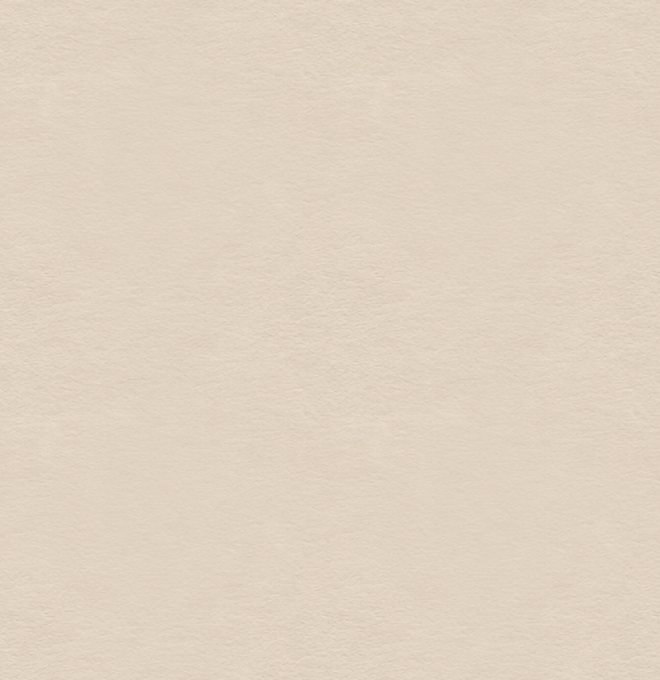
#> input picture xanh-pastel/assets/bia/giay-kem.jpg, 660 x 680 px
$ python giay_be.py ../../xanh-pastel/assets/bia/giay-kem.jpg ../../xanh-pastel/assets/bia/giay-kem.jpg
#> lines starting #> are read from the running program, lines starting #| are printed output that depends on the picture
# Giấy kem (be) lặp liền hai chiều, lấy từ lòng khung của ảnh trang trong
# Dùng: python3 tools/hoa-tiet/giay_be.py trang-dau.png giay-kem.jpg   (in ra màu trung bình để ghi vào cover.creamColor)
import sys, math
import numpy as np
from PIL import Image
src, dst = sys.argv[1], sys.argv[2]
A = np.asarray(Image.open(src).convert('RGB')).astype(float)
crop = A[560:1240, 140:800]           # lòng khung: giấy trơn, sợi giấy mịn
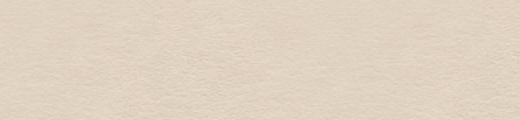
#> crop: shape (120, 520, 3) float64; mean R, G, B 223.9, 210.3, 193.5
h, w, _ = crop.shape
#> h = 120; w = 520
# bỏ chênh sáng lớn (vignette), chỉ giữ sợi giấy
mean = crop.mean((0, 1))
#> mean = [223.9, 210.3, 193.5]
def lowpass(a, s):
#> called with s = 60
    hh, ww = a.shape
#> hh = 120; ww = 520
    fy = np.fft.fftfreq(hh)[:, None]; fx = np.fft.rfftfreq(ww)[None, :]
    g = np.exp(-2 * (math.pi ** 2) * (s ** 2) * (fx ** 2 + fy ** 2))
    return np.fft.irfft2(np.fft.rfft2(a) * g, s=a.shape)
flat = np.stack([crop[..., c] - lowpass(crop[..., c], 60) + mean[c] for c in range(3)], -1)
#> call 2 of lowpass, with s = 60
#> in lowpass (call 2), `g = np.exp(-2 * (math.pi ** 2) * (s ** 2) * (fx ** 2 + fy ** 2))`:
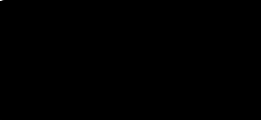
#> g: shape (120, 261) float64; min 0, max 1, mean 7.22e-05
# nối liền: trộn với bản lệch nửa ô theo cả hai chiều (trọng số sin²)
ty = (np.sin(math.pi * np.arange(h) / h) ** 2)[:, None, None]
tx = (np.sin(math.pi * np.arange(w) / w) ** 2)[None, :, None]
f1 = flat * ty + np.roll(flat, h // 2, 0) * (1 - ty)
f2 = f1 * tx + np.roll(f1, w // 2, 1) * (1 - tx)
Image.fromarray(np.clip(f2, 0, 255).astype(np.uint8)).save(dst, quality=84)
avg = f2.reshape(-1, 3).mean(0)
#> avg = [223.9, 210.2, 193.4]
print('tile', f2.shape, 'avg', avg.round(1), '#%02X%02X%02X' % tuple(int(round(x)) for x in avg))
#| tile (120, 520, 3) avg [223.9 210.2 193.4] #E0D2C1

$ run again, with xanh-pastel/assets/bia/trang-dau.jpg copied over xanh-pastel/assets/bia/giay-kem.jpg
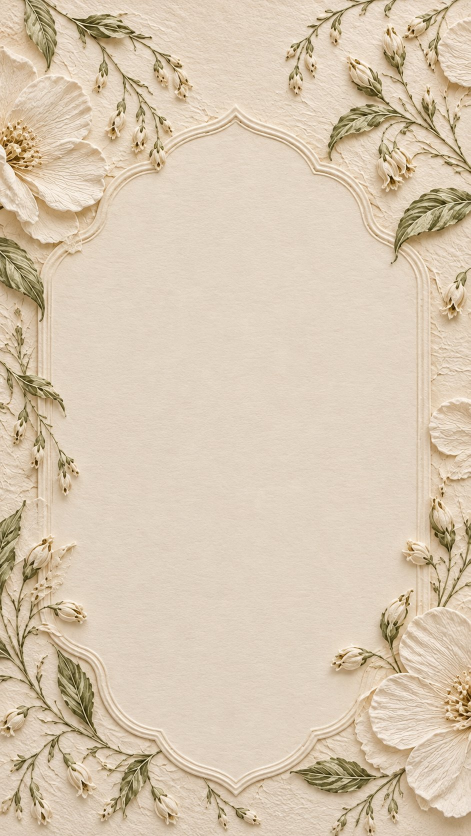
#> input picture xanh-pastel/assets/bia/trang-dau.jpg, 941 x 1672 px (shown at 1/2 size)
#> `crop = A[560:1240, 140:800]`:
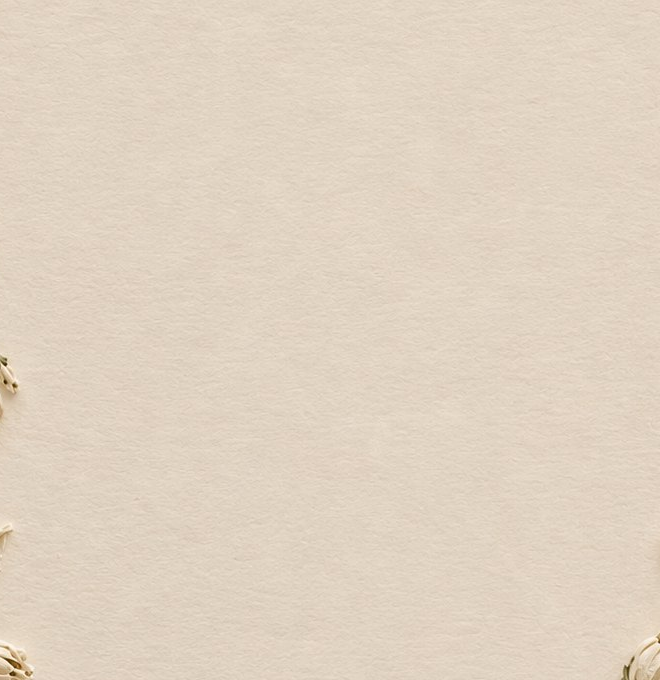
#> crop: shape (680, 660, 3) float64; mean R, G, B 224.6, 210.8, 193.9
#> mean = [224.6, 210.8, 193.9]
#> avg = [224.6, 210.9, 193.9]
#| tile (680, 660, 3) avg [224.6 210.9 193.9] #E1D3C2
